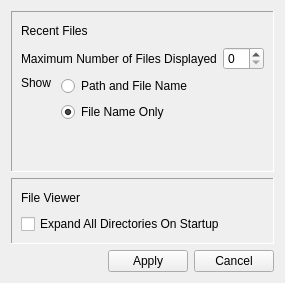
<?xml version="1.0" encoding="UTF-8"?>
<ui version="4.0">
 <class>Form</class>
 <widget class="QWidget" name="Form">
  <property name="geometry">
   <rect>
    <x>0</x>
    <y>0</y>
    <width>261</width>
    <height>254</height>
   </rect>
  </property>
  <property name="windowTitle">
   <string>Form</string>
  </property>
  <layout class="QVBoxLayout" name="verticalLayout_6">
   <property name="sizeConstraint">
    <enum>QLayout::SetFixedSize</enum>
   </property>
   <item>
    <widget class="QFrame" name="frame">
     <property name="frameShape">
      <enum>QFrame::Panel</enum>
     </property>
     <property name="frameShadow">
      <enum>QFrame::Sunken</enum>
     </property>
     <property name="lineWidth">
      <number>1</number>
     </property>
     <property name="midLineWidth">
      <number>1</number>
     </property>
     <layout class="QGridLayout" name="gridLayout">
      <item row="0" column="0">
       <layout class="QVBoxLayout" name="verticalLayout_4">
        <item>
         <layout class="QHBoxLayout" name="horizontalLayout_5">
          <item>
           <widget class="QLabel" name="label_3">
            <property name="text">
             <string>Recent Files</string>
            </property>
           </widget>
          </item>
          <item>
           <spacer name="horizontalSpacer_3">
            <property name="orientation">
             <enum>Qt::Horizontal</enum>
            </property>
            <property name="sizeHint" stdset="0">
             <size>
              <width>40</width>
              <height>20</height>
             </size>
            </property>
           </spacer>
          </item>
         </layout>
        </item>
        <item>
         <layout class="QHBoxLayout" name="horizontalLayout">
          <item>
           <widget class="QLabel" name="label">
            <property name="text">
             <string>Maximum Number of Files Displayed</string>
            </property>
           </widget>
          </item>
          <item>
           <widget class="QSpinBox" name="spinBox"/>
          </item>
         </layout>
        </item>
        <item>
         <layout class="QHBoxLayout" name="horizontalLayout_3">
          <item>
           <layout class="QHBoxLayout" name="horizontalLayout_2">
            <item>
             <layout class="QVBoxLayout" name="verticalLayout_2">
              <item>
               <widget class="QLabel" name="label_2">
                <property name="text">
                 <string>Show </string>
                </property>
               </widget>
              </item>
              <item>
               <spacer name="verticalSpacer">
                <property name="orientation">
                 <enum>Qt::Vertical</enum>
                </property>
                <property name="sizeHint" stdset="0">
                 <size>
                  <width>20</width>
                  <height>40</height>
                 </size>
                </property>
               </spacer>
              </item>
             </layout>
            </item>
            <item>
             <layout class="QVBoxLayout" name="verticalLayout">
              <item>
               <widget class="QRadioButton" name="radioButton_2">
                <property name="text">
                 <string>Path and File Name</string>
                </property>
               </widget>
              </item>
              <item>
               <widget class="QRadioButton" name="radioButton">
                <property name="text">
                 <string>File Name Only</string>
                </property>
                <property name="checked">
                 <bool>true</bool>
                </property>
               </widget>
              </item>
              <item>
               <spacer name="verticalSpacer_2">
                <property name="orientation">
                 <enum>Qt::Vertical</enum>
                </property>
                <property name="sizeHint" stdset="0">
                 <size>
                  <width>20</width>
                  <height>40</height>
                 </size>
                </property>
               </spacer>
              </item>
             </layout>
            </item>
           </layout>
          </item>
          <item>
           <spacer name="horizontalSpacer">
            <property name="orientation">
             <enum>Qt::Horizontal</enum>
            </property>
            <property name="sizeHint" stdset="0">
             <size>
              <width>40</width>
              <height>20</height>
             </size>
            </property>
           </spacer>
          </item>
         </layout>
        </item>
       </layout>
      </item>
     </layout>
    </widget>
   </item>
   <item>
    <widget class="QFrame" name="frame_2">
     <property name="frameShape">
      <enum>QFrame::Panel</enum>
     </property>
     <property name="frameShadow">
      <enum>QFrame::Sunken</enum>
     </property>
     <layout class="QVBoxLayout" name="verticalLayout_5">
      <item>
       <layout class="QVBoxLayout" name="verticalLayout_3">
        <item>
         <layout class="QHBoxLayout" name="horizontalLayout_6">
          <item>
           <widget class="QLabel" name="label_4">
            <property name="text">
             <string>File Viewer</string>
            </property>
           </widget>
          </item>
          <item>
           <spacer name="horizontalSpacer_4">
            <property name="orientation">
             <enum>Qt::Horizontal</enum>
            </property>
            <property name="sizeHint" stdset="0">
             <size>
              <width>40</width>
              <height>20</height>
             </size>
            </property>
           </spacer>
          </item>
         </layout>
        </item>
        <item>
         <layout class="QHBoxLayout" name="horizontalLayout_7">
          <item>
           <widget class="QCheckBox" name="checkBox">
            <property name="text">
             <string>Expand All Directories On Startup</string>
            </property>
           </widget>
          </item>
         </layout>
        </item>
       </layout>
      </item>
     </layout>
    </widget>
   </item>
   <item>
    <layout class="QHBoxLayout" name="horizontalLayout_4">
     <item>
      <spacer name="horizontalSpacer_2">
       <property name="orientation">
        <enum>Qt::Horizontal</enum>
       </property>
       <property name="sizeHint" stdset="0">
        <size>
         <width>40</width>
         <height>20</height>
        </size>
       </property>
      </spacer>
     </item>
     <item>
      <widget class="QPushButton" name="applyButton">
       <property name="text">
        <string>Apply</string>
       </property>
      </widget>
     </item>
     <item>
      <widget class="QPushButton" name="cancelButton">
       <property name="text">
        <string>Cancel</string>
       </property>
      </widget>
     </item>
    </layout>
   </item>
  </layout>
 </widget>
 <resources/>
 <connections/>
</ui>
